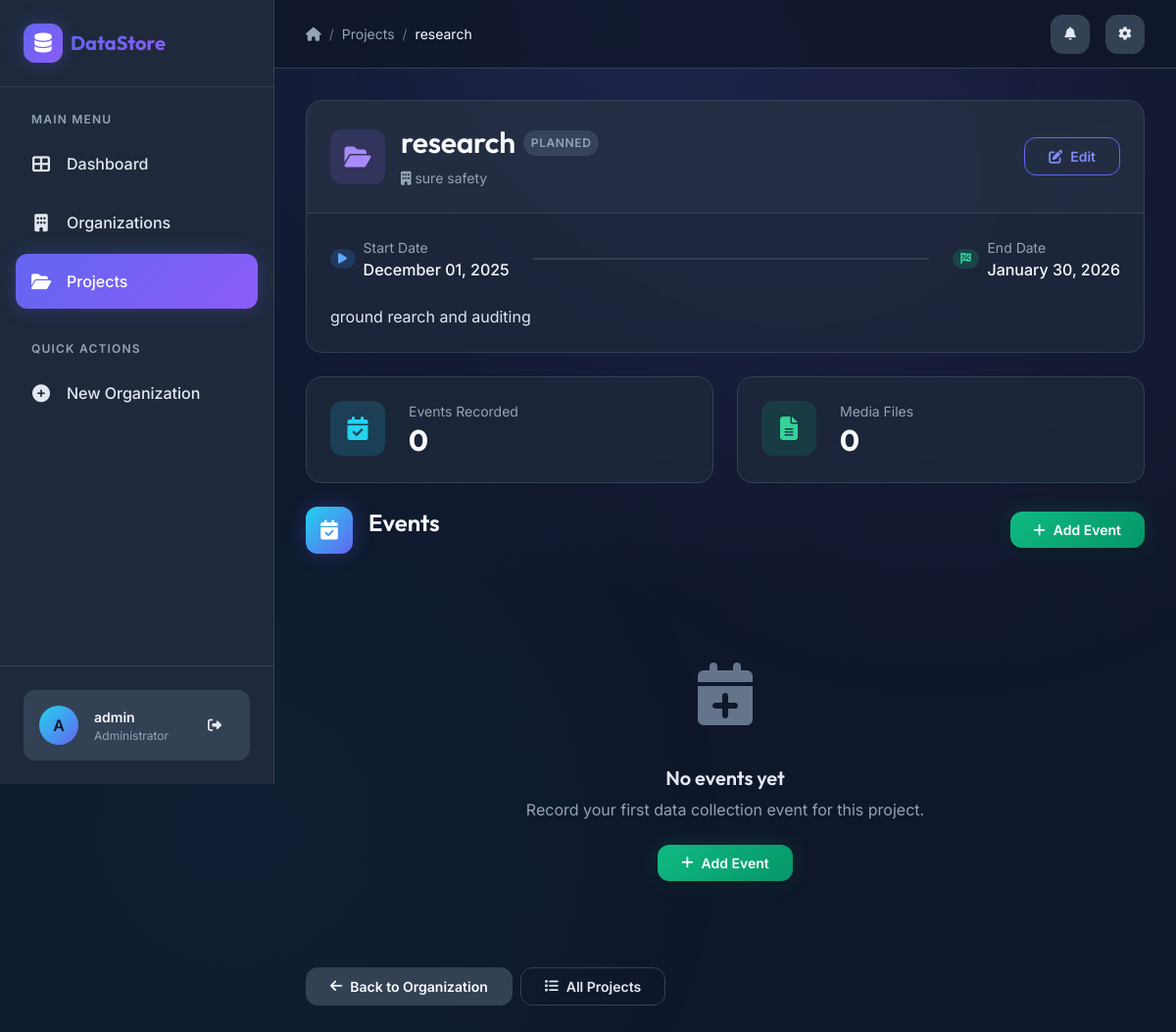
The page /projects/1/ (signed in) on the database as committed earlier.
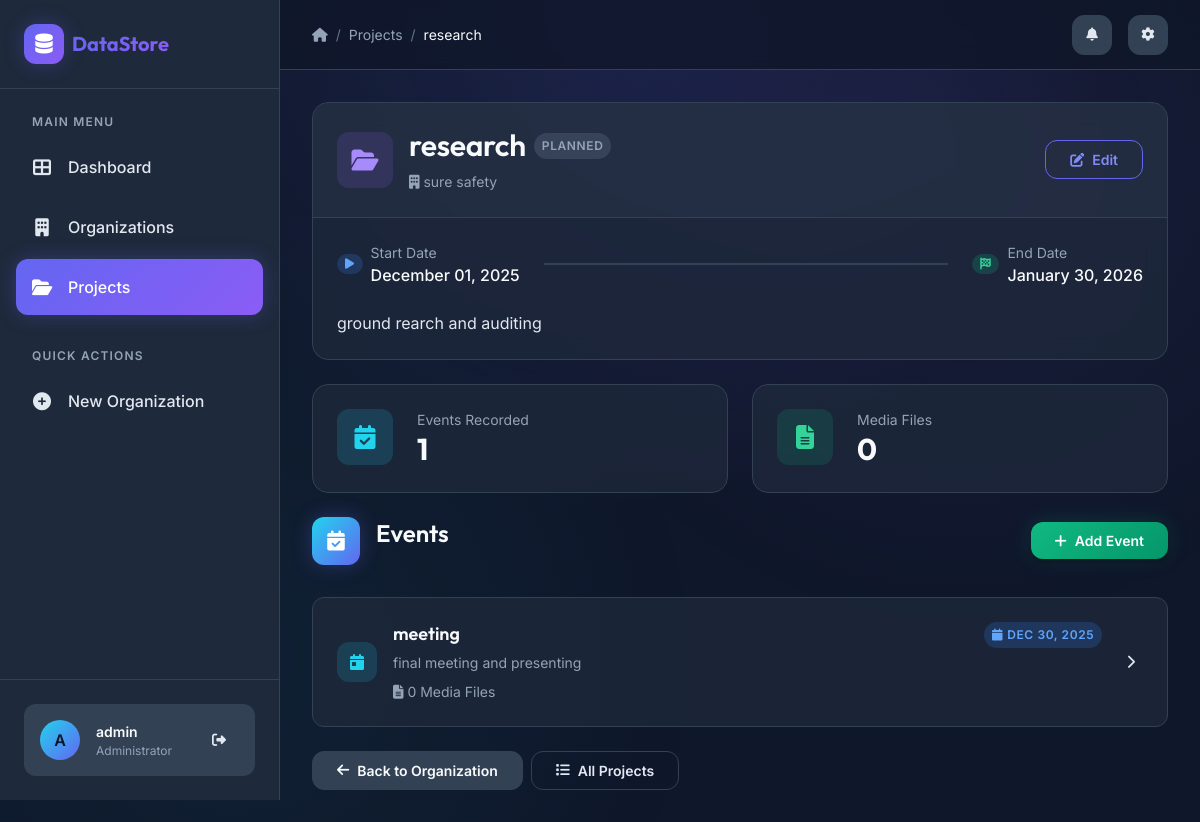
The same page on the database as committed later.
### apps/projects/models.py (models this page shows, shortened)
class Project(models.Model):
    STATUS_CHOICES = [
        ('ongoing', 'Ongoing'),
        ('completed', 'Completed'),
        ('planned', 'Planned'),
    ]
    organization = models.ForeignKey(Organization, on_delete=models.CASCADE, related_name="projects")
    name = models.CharField(max_length=255)
    description = models.TextField(blank=True)
    status = models.CharField(max_length=20, choices=STATUS_CHOICES, default='planned')
    team_members = models.TextField(blank=True, help_text="Comma separated names")
    start_date = models.DateField(null=True, blank=True)
    end_date = models.DateField(null=True, blank=True)

### apps/organizations/models.py (models this page shows, shortened)
class Organization(models.Model):
    name = models.CharField(max_length=255, unique=True)
    description = models.TextField(blank=True)
    contact_email = models.EmailField(blank=True, null=True)
    created_at = models.DateTimeField(auto_now_add=True)

### apps/events/models.py (models this page shows)
class Event(models.Model):
    project = models.ForeignKey(Project, on_delete=models.CASCADE, related_name="events")
    title = models.CharField(max_length=255)
    description = models.TextField(blank=True)
    date = models.DateField(null=True, blank=True)

### apps/projects/views.py (the view)
# urls.py: path('<int:pk>/', views.project_detail, name='project_detail'),
@login_required
def project_detail(request, pk):
    project = get_object_or_404(Project, pk=pk)
    return render(request, "projects/detail.html", {
        "project": project
    })

### apps/projects/templates/projects/detail.html (shortened to what this page needs)
{% extends 'base.html' %}
{% block breadcrumb %}
<a href="{% url 'project_list' %}" class="breadcrumb-item">Projects</a>
<span class="breadcrumb-separator">/</span>
<span class="breadcrumb-item active">{{ project.name }}</span>
{% endblock %}
{% block content %}
<div class="card mb-4 animate-fade-in-up">
    <div class="card-header">
        <div class="d-flex align-items-center gap-3">
            <div class="stats-icon
                {% if project.status == 'ongoing' %}success
                {% elif project.status == 'completed' %}primary
                {% else %}secondary{% endif %}" style="width: 56px; height: 56px; font-size: 1.5rem;">
                <i class="fas fa-folder-open"></i>
            </div>
            <div>
                <div class="d-flex align-items-center gap-2 mb-1">
                    <h2 class="mb-0">{{ project.name }}</h2>
                    <span class="badge
                        {% if project.status == 'ongoing' %}badge-success
                        {% elif project.status == 'completed' %}badge-primary
                        {% else %}badge-secondary{% endif %}">
                        {{ project.get_status_display }}
                    </span>
                </div>
                <a href="{% url 'organization_detail' project.organization.pk %}" class="text-muted small">
                    <i class="fas fa-building me-1"></i>
                    {{ project.organization.name }}
                </a>
            </div>
        </div>
        <a href="{% url 'project_update' project.pk %}" class="btn btn-outline-primary">
            <i class="fas fa-edit"></i>
            Edit
        </a>
    </div>
    <div class="card-body">
        <div class="d-flex align-items-center gap-4 mb-4">
            <div class="d-flex align-items-center gap-2">
                <span class="badge badge-info">
                    <i class="fas fa-play"></i>
                </span>
                <div>
                    <div class="small text-muted">Start Date</div>
                    <div class="fw-medium">{{ project.start_date|date:"F d, Y"|default:"Not set" }}</div>
                </div>
            </div>
            <div style="flex: 1; height: 2px; background: var(--border-color);"></div>
            <div class="d-flex align-items-center gap-2">
                <span class="badge badge-success">
                    <i class="fas fa-flag-checkered"></i>
                </span>
                <div>
                    <div class="small text-muted">End Date</div>
                    <div class="fw-medium">{{ project.end_date|date:"F d, Y"|default:"Ongoing" }}</div>
                </div>
            </div>
        </div>
        {% if project.description %}
        <p class="mb-0">{{ project.description }}</p>
        {% else %}
        <p class="text-muted mb-0">No description provided for this project.</p>
        {% endif %}
    </div>
</div>
<div class="stats-grid mb-4">
    <div class="stats-card animate-fade-in-up stagger-1">
        <div class="stats-icon accent">
            <i class="fas fa-calendar-check"></i>
        </div>
        <div class="stats-content">
            <div class="stats-label">Events Recorded</div>
            <div class="stats-value">{{ project.events.count }}</div>
        </div>
    </div>
    <div class="stats-card animate-fade-in-up stagger-2">
        <div class="stats-icon success">
            <i class="fas fa-file-alt"></i>
        </div>
        <div class="stats-content">
            <div class="stats-label">Media Files</div>
            <div class="stats-value">{{ total_media|default:"0" }}</div>
        </div>
    </div>
</div>
<div class="page-header">
    <div class="page-title">
        <div class="page-title-icon"
            style="background: linear-gradient(135deg, var(--color-accent) 0%, var(--color-primary) 100%);">
            <i class="fas fa-calendar-check"></i>
        </div>
        <h3>Events</h3>
    </div>
    <a href="{% url 'event_create' project.pk %}" class="btn btn-success">
        <i class="fas fa-plus"></i>
        Add Event
    </a>
</div>
<div class="list-group animate-fade-in-up">
    {% for event in project.events.all %}
    <a href="{% url 'event_detail' event.pk %}" class="list-group-item stagger-{{ forloop.counter }}">
        <div class="stats-icon accent" style="width: 40px; height: 40px; font-size: 1rem;">
            <i class="fas fa-calendar-day"></i>
        </div>
        <div style="flex: 1;">
            <div class="d-flex justify-content-between align-items-center mb-1">
                <h5 class="mb-0">{{ event.title }}</h5>
                {% if event.date %}
                <span class="badge badge-info">
                    <i class="fas fa-calendar me-1"></i>
                    {{ event.date|date:"M d, Y" }}
                </span>
                {% endif %}
            </div>
            <p class="text-muted mb-0 small">{{ event.description|truncatewords:20|default:"No description" }}</p>
            <div class="d-flex gap-3 mt-2">
                <span class="text-muted small">
                    <i class="fas fa-file-alt me-1"></i>
                    {{ event.media_files.count }} Media Files
                </span>
            </div>
        </div>
        <div class="btn btn-ghost">
            <i class="fas fa-chevron-right"></i>
        </div>
    </a>
    {% empty %}
    <div class="empty-state">
        <div class="empty-state-icon">
            <i class="fas fa-calendar-plus"></i>
        </div>
        <h3 class="empty-state-title">No events yet</h3>
        <p class="empty-state-text">Record your first data collection event for this project.</p>
        <a href="{% url 'event_create' project.pk %}" class="btn btn-success">
            <i class="fas fa-plus"></i>
            Add Event
        </a>
    </div>
    {% endfor %}
</div>
<div class="mt-4 d-flex gap-2">
    <a href="{% url 'organization_detail' project.organization.pk %}" class="btn btn-secondary">
        <i class="fas fa-arrow-left"></i>
        Back to Organization
    </a>
    <a href="{% url 'project_list' %}" class="btn btn-outline-secondary">
        <i class="fas fa-list"></i>
        All Projects
    </a>
</div>
{% endblock %}

### apps/accounts/templates/base.html (shortened to what this page needs)
{% load static %}
<!DOCTYPE html>
<html lang="en">
<head>
    <link rel="stylesheet" href="https://cdnjs.cloudflare.com/ajax/libs/font-awesome/6.4.0/css/all.min.css">
    <link rel="stylesheet" href="{% static 'css/styles.css' %}">
</head>
<body>
    <div class="app-layout">
        <aside class="sidebar" id="sidebar">
            <div class="sidebar-header">
                <div class="sidebar-logo">
                    <div class="sidebar-logo-icon">
                        <i class="fas fa-database"></i>
                    </div>
                    <span class="sidebar-logo-text">DataStore</span>
                </div>
            </div>
            <nav class="sidebar-nav">
                <div class="nav-section">
                    <div class="nav-section-title">Main Menu</div>
                    <a href="{% url 'dashboard' %}"
                        class="nav-link {% if request.resolver_match.url_name == 'dashboard' %}active{% endif %}">
                        <i class="fas fa-th-large"></i>
                        <span>Dashboard</span>
                    </a>
                    <a href="{% url 'organization_list' %}"
                        class="nav-link {% if 'organization' in request.path %}active{% endif %}">
                        <i class="fas fa-building"></i>
                        <span>Organizations</span>
                    </a>
                    <a href="{% url 'project_list' %}"
                        class="nav-link {% if 'project' in request.path %}active{% endif %}">
                        <i class="fas fa-folder-open"></i>
                        <span>Projects</span>
                    </a>
                </div>
                <div class="nav-section">
                    <div class="nav-section-title">Quick Actions</div>
                    <a href="{% url 'organization_create' %}" class="nav-link">
                        <i class="fas fa-plus-circle"></i>
                        <span>New Organization</span>
                    </a>
                </div>
            </nav>
            <div class="sidebar-footer">
                <div class="user-profile">
                    <div class="user-avatar">
                        {{ request.user.username|make_list|first|upper }}
                    </div>
                    <div class="user-info">
                        <div class="user-name">{{ request.user.username }}</div>
                        <div class="user-role">Administrator</div>
                    </div>
                    <a href="{% url 'logout' %}" class="btn btn-ghost btn-icon" title="Logout">
                        <i class="fas fa-sign-out-alt"></i>
                    </a>
                </div>
            </div>
        </aside>
        <main class="main-content">
            <header class="main-header">
                <div class="header-left">
                    <nav class="breadcrumb">
                        <a href="{% url 'dashboard' %}" class="breadcrumb-item">
                            <i class="fas fa-home"></i>
                        </a>
                        <span class="breadcrumb-separator">/</span>
                        {% block breadcrumb %}{% endblock %}
                    </nav>
                </div>
                <div class="header-right">
                    <button class="header-btn" title="Notifications">
                        <i class="fas fa-bell"></i>
                    </button>
                    <button class="header-btn" title="Settings">
                        <i class="fas fa-cog"></i>
                    </button>
                </div>
            </header>
            <div class="page-content animate-fade-in-up">
                {% block content %}
                {% endblock %}
            </div>
        </main>
    </div>
</body>
</html>

Rows that differ between the two databases and show on the page:
computed for Project "research": events.count "0" → "1"
added Event: title "meeting", date "DEC 30, 2025", description "final meeting and presenting", media_files.count "0"
Other text that changed with them:
text no longer shown: "No events yet Record your first data collection event for this project. Add Event"
